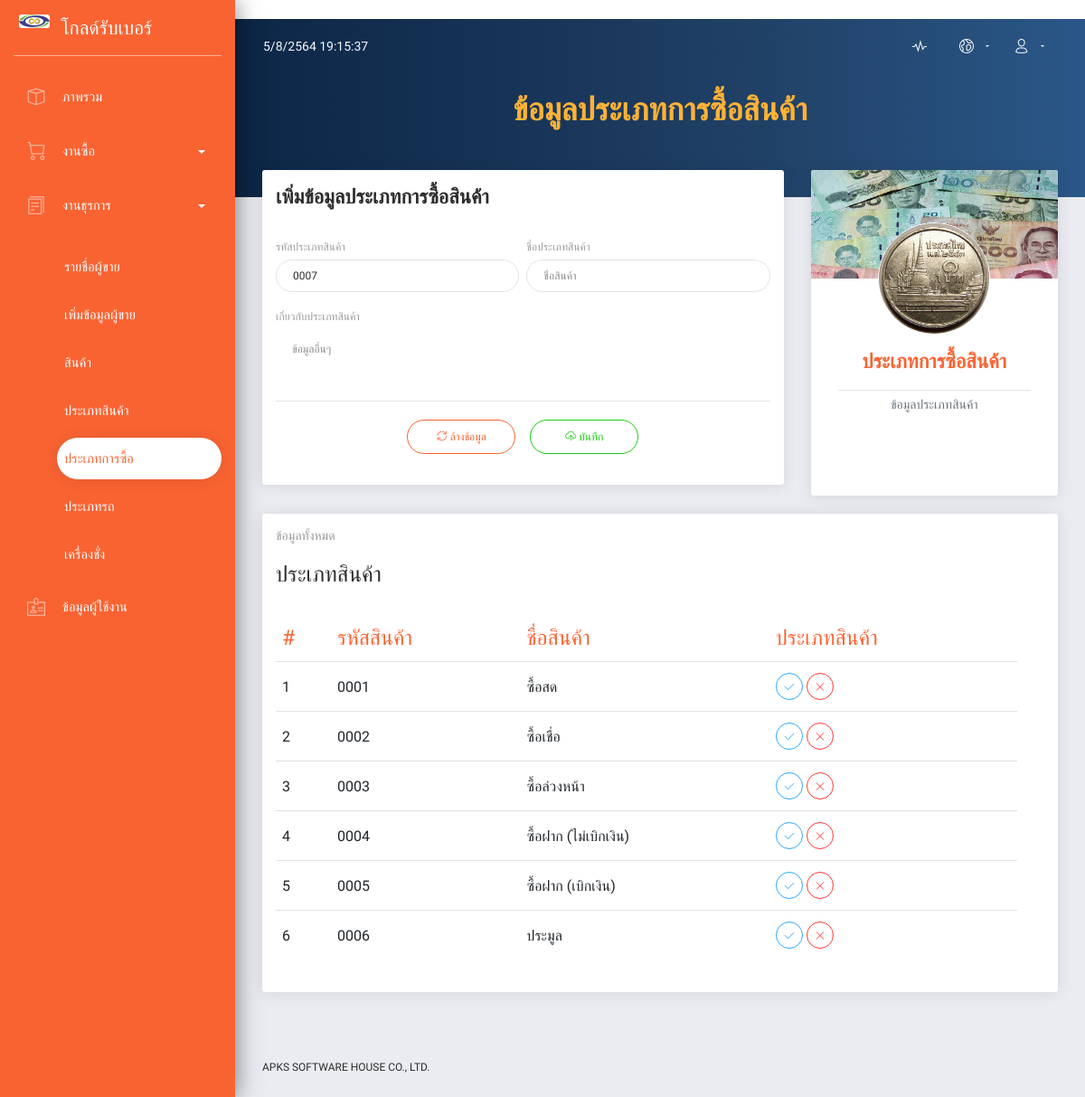
/buyType.php, run on the app's committed database.
### tables this page shows
CREATE TABLE IF NOT EXISTS `tbl_buytype` (
  `id` int(11) NOT NULL AUTO_INCREMENT,
  `buytype_code` char(4) DEFAULT NULL,
  `buytype_name` char(50) DEFAULT NULL,
  `buytype_details` text,
  PRIMARY KEY (`id`)
);

### buyType.php (the view, shortened to what this page needs)
<?php
$dbConn = dbConnect();
$varget_id2edit = filter_input(INPUT_GET, 'id2edit');
if (empty($varget_id2edit)) {
    $text2Show = "เพิ่มข้อมูลประเภทการซื้อสินค้า";
    $editAble = "";
    $sqlcmd_listBuyType = "SELECT * FROM tbl_buytype WHERE 1";
    $sqlres_listBuyType = mysqli_query($dbConn, $sqlcmd_listBuyType);
    if ($sqlres_listBuyType) {
        $sqlnum_listBuyType = mysqli_num_rows($sqlres_listBuyType);
        $buyTypeCode = str_pad(($sqlnum_listBuyType + 1), 4, "0", STR_PAD_LEFT);
    }
    $buyTypeName = '';
    $buyTypeDetails = '';
}
?>
<!DOCTYPE html>
<html lang="en">
<head>
    <link rel="stylesheet" href="./css/all.css"/>
    <link href="./css/bootstrap.min.css" rel="stylesheet"/>
    <link href="./css/now-ui-dashboard.css?v=1.5.0" rel="stylesheet"/>
</head>
<body>
<div class="wrapper ">
    <div class="sidebar" data-color="orange">
        <?php
        require_once './fileSidebar.php';
        ?>
    </div>
    <div class="main-panel" id="main-panel">
        <?php
        require_once './fileNavbar.php';
        ?>
        <div class="panel-header h-auto d-flex justify-content-center">
            <h2 class="text-warning font-weight-bold">ข้อมูลประเภทการซื้อสินค้า</h2>
        </div>
        <div class="content">
            <div class="row">
                <div class="col-md-8 order-1 order-md-0">
                    <div class="card">
                        <div class="card-header">
                            <h5 class="title"><?= $text2Show; ?></h5>
                        </div>
                        <div class="card-body">
                            <form action="./act4BuyType.php" method="post">
                                <div class="row">
                                    <div class="col-md-6 pr-md-1">
                                        <div class="form-group">
                                            <label for="id4SuppCode">รหัสประเภทสินค้า</label>
                                            <input type="text" class="form-control" placeholder="รหัสสินค้า"
                                                   name="buyTypeCode" id="id4buyTypeCode"
                                                   value="<?= $buyTypeCode; ?>" <?= $editAble; ?>>
                                        </div>
                                    </div>
                                    <div class="col-md-6 pl-md-1">
                                        <div class="form-group">
                                            <label for="id4SuppEmail">ชื่อประเภทสินค้า</label>
                                            <input type="text" class="form-control" placeholder="ชื่อสินค้า"
                                                   name="buyTypeName" id="id4buyTypeName"
                                                   value="<?= $buyTypeName; ?>" onkeyup="func2ShowName(this.value)">
                                        </div>
                                    </div>
                                </div>
                                <div class="row mt-2">
                                    <div class="col-md-12">
                                        <div class="form-group">
                                            <label for="id4SuppDetails">เกี่ยวกับประเภทสินค้า</label>
                                            <textarea rows="3" cols="80" class="form-control" name="buyTypeDetails"
                                                      id="id4buyTypeDetails"
                                                      placeholder="ข้อมูลอื่นๆ"><?= $buyTypeDetails; ?></textarea>
                                        </div>
                                    </div>
                                </div>
                                <div class="row d-flex justify-content-center">
                                    <div class="button-container">
                                        <button type="reset" class="btn btn-outline-primary btn-round"
                                                style="width: 120px">
                                            <i class="now-ui-icons loader_refresh spin"></i> ล้างข้อมูล
                                        </button>
                                        <button type="submit" class="btn btn-outline-success btn-round"
                                                style="width: 120px" name="suppSubmitBtn">
                                            <i class="now-ui-icons arrows-1_cloud-upload-94"></i> บันทึก
                                        </button>
                                    </div>
                                </div>
                            </form>
                        </div>
                    </div>
                </div>
                <div class="col-md-4 order-0 order-md-1">
                    <div class="card card-user">
                        <div class="image">
                        </div>
                        <div class="card-body">
                            <div class="author">
                                <a href="#" style="text-decoration: none;">
                                    <img class="avatar border-gray" src="assets/img/avatarbath.png"
                                         alt="..."
                                         id="id4ImgAvatar">
                                    <h5 class="title"><span
                                                id="id4BuyTypeName2Show"><?php if (empty($buyTypeName)) echo "ประเภทการซื้อสินค้า"; else echo $buyTypeName; ?></span>
                                    </h5>
                                </a>
                                <hr>
                                <p class="text-muted">
                                    ข้อมูลประเภทสินค้า
                                </p>
                            </div>
                        </div>
                    </div>
                </div>
            </div>
            <div class="row">
                <div class="col-md-12">
                    <div class="card">
                        <div class="card-header">
                            <h5 class="card-category">ข้อมูลทั้งหมด</h5>
                            <h4 class="card-title"> ประเภทสินค้า </h4>
                        </div>
                        <div class="card-body">
                            <div class="table-responsive">
                                <table class="table">
                                    <thead class=" text-primary">
                                    <tr>
                                        <th>#</th>
                                        <th>รหัสสินค้า</th>
                                        <th>ชื่อสินค้า</th>
                                        <th>ประเภทสินค้า</th>
                                        <th></th>
                                    </tr>
                                    </thead>
                                    <tbody>
                                    <?php
                                    $cntBuyType = 0;
                                    $sqlcmd_listBuyType = "SELECT * FROM tbl_buytype WHERE 1 ORDER BY buytype_code ASC";
                                    $sqlres_listBuyType = mysqli_query($dbConn, $sqlcmd_listBuyType);
                                    if ($sqlres_listBuyType) {
                                        while ($sqlfet_listBuyType = mysqli_fetch_assoc($sqlres_listBuyType)) {
                                            ?>
                                            <tr>
                                                <td><?= ++$cntBuyType; ?></td>
                                                <td><?= $sqlfet_listBuyType['buytype_code']; ?></td>
                                                <td><?= $sqlfet_listBuyType['buytype_name']; ?></td>
                                                <td>
                                                    <a href="?id2edit=<?= $sqlfet_listBuyType['id']; ?>"
                                                       class="btn btn-round btn-outline-info btn-icon btn-sm"
                                                       data-toggle="tooltip" data-placement="right" title="แก้ไข"><i
                                                                class="now-ui-icons ui-1_check"></i></a>
                                                    <a href="./act4BuyType.php?id2delete=<?= $sqlfet_listBuyType['id']; ?>"
                                                       class="btn btn-round btn-outline-danger btn-icon btn-sm"
                                                       onclick="return confirm('ต้องการลบข้อมูลนี้');"
                                                       data-toggle="tooltip" data-placement="right" title=" ลบ "><i
                                                                class="now-ui-icons ui-1_simple-remove"></i></a>
                                                </td>
                                            </tr>
                                            <?php
                                        }
                                    }
                                    ?>
                                    </tbody>
                                </table>
                            </div>
                        </div>
                    </div>
                </div>
            </div>
        </div>
        <?php
        require_once './fileFooter.php';
        ?>
    </div>
</div>
</body>
</html>

### fileSidebar.php (shortened to what this page needs)
<div class="logo">
    <a href="#" class="simple-text logo-mini">
        <img src="./assets/img/logoWSm.png" alt="gold rubber co., ltd.">
    </a>
    <a href="#" class="simple-text logo-normal">
        โกลด์รับเบอร์
    </a>
</div>
<div class="sidebar-wrapper" id="sidebar-wrapper">
    <ul class="nav">
        <li id="id4MenuDB">
            <a href="./index0.php">
                <i class="now-ui-icons design_app"></i>
                <p>ภาพรวม</p>
            </a>
        </li>
        <li id="id4MenuBuy">
            <a data-toggle="collapse" href="#sub4Buy" id="id4AlinkMenuBuy">
                <i class="now-ui-icons shopping_cart-simple" id="id4IconMenuBuy"></i>
                <p>งานซื้อ <b class="caret"></b></p>
            </a>
        </li>
        <li id="id4MenuAdmin">
            <a data-toggle="collapse" href="#sub4Backend" id="id4AlinkMenuAdmin">
                <i class="now-ui-icons files_single-copy-04" id="id4IconMenuAdmin"></i>
                <p>
                    งานธุรการ <b class="caret"></b>
                </p>
            </a>
            <div class="collapse " id="sub4Backend">
                <ul class="nav pl-5">
                    <li id="id4SubMenuBackendSuppList">
                        <a href="./suppList.php">
                            <span class="sidebar-normal"> รายชื่อผู้ขาย </span>
                        </a>
                    </li>
                    <li id="id4SubMenuBackendSuppProfile">
                        <a href="./suppProfile.php">
                            <span class="sidebar-normal"> เพิ่มข้อมูลผู้ขาย </span>
                        </a>
                    </li>
                    <li id="id4SubMenuBackendProducts">
                        <a href="./prodList.php">
                            <span class="sidebar-normal"> สินค้า </span>
                        </a>
                    </li>
                    <li id="id4SubMenuBackendProdType">
                        <a href="./prodType.php">
                            <span class="sidebar-normal"> ประเภทสินค้า </span>
                        </a>
                    </li>
                    <li id="id4SubMenuBackendBuyType">
                        <a href="./buyType.php">
                            <span class="sidebar-normal"> ประเภทการซื้อ </span>
                        </a>
                    </li>
                    <li id="id4SubMenuBackendVehicle">
                        <a href="./vehicleType.php">
                            <span class="sidebar-normal"> ประเภทรถ </span>
                        </a>
                    </li>
                    <li id="id4SubMenuBackendWgScale">
                        <a href="./wgScale.php">
                            <span class="sidebar-normal"> เครื่องชั่ง </span>
                        </a>
                    </li>
                </ul>
            </div>
        </li>
        <li id="id4MenuUser">
            <a href="./userProfile.php">
                <i class="now-ui-icons business_badge"></i>
                <p>ข้อมูลผู้ใช้งาน</p>
            </a>
        </li>
    </ul>
</div>

### fileNavbar.php (shortened to what this page needs)
<nav class="navbar navbar-expand-lg navbar-transparent  bg-primary  navbar-absolute">
    <div class="container-fluid">
        <div class="navbar-wrapper">
            <p class="display-6 text-light" id="showTimeNow"></p>
        </div>
        <div class="collapse navbar-collapse justify-content-end" id="navigation">
            <ul class="navbar-nav">
                <li class="nav-item">
                    <a class="nav-link" href="#">
                        <i class="now-ui-icons media-2_sound-wave"></i>
                    </a>
                </li>
                <li class="nav-item dropdown">
                    <a class="nav-link dropdown-toggle" id="navbarDropdownMenuLink" data-toggle="dropdown"
                       aria-haspopup="true" aria-expanded="false">
                        <i class="now-ui-icons location_world"></i>
                    </a>
                </li>
                <li class="nav-item dropdown">
                    <a class="nav-link dropdown-toggle" id="navbarDropdownMenuUser" data-toggle="dropdown"
                       aria-haspopup="true" aria-expanded="false">
                        <i class="now-ui-icons users_single-02"></i>
                    </a>
                </li>
            </ul>
        </div>
    </div>
</nav>

### fileFooter.php
<footer class="footer" id="id4Footer">
    <div class="container-fluid">
        <nav>
            <ul>
                <li>
                    <a href="http://www.apks-software.com" target="_blank">
                        APKS Software House Co., Ltd.
                    </a>
                </li>
            </ul>
        </nav>
    </div>
</footer>

### data on the page
tbl_buytype: buytype_code "0001", buytype_name "ซื้อสด"
tbl_buytype: buytype_code "0002", buytype_name "ซื้อเชื่อ"
tbl_buytype: buytype_code "0003", buytype_name "ซื้อล่วงหน้า"
tbl_buytype: buytype_code "0004", buytype_name "ซื้อฝาก (ไม่เบิกเงิน)"
tbl_buytype: buytype_code "0005", buytype_name "ซื้อฝาก (เบิกเงิน)"
tbl_buytype: buytype_code "0006", buytype_name "ประมูล"

### other printed values
$text2Show "เพิ่มข้อมูลประเภทการซื้อสินค้า"
